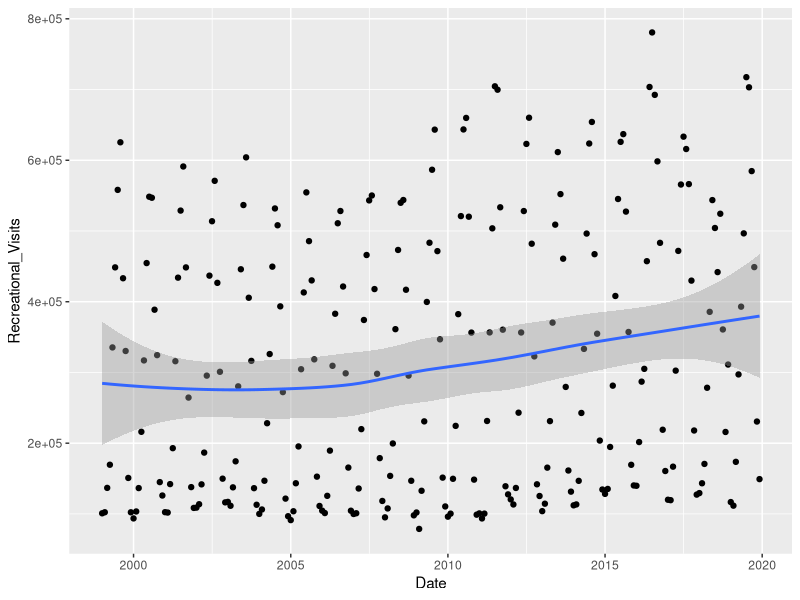
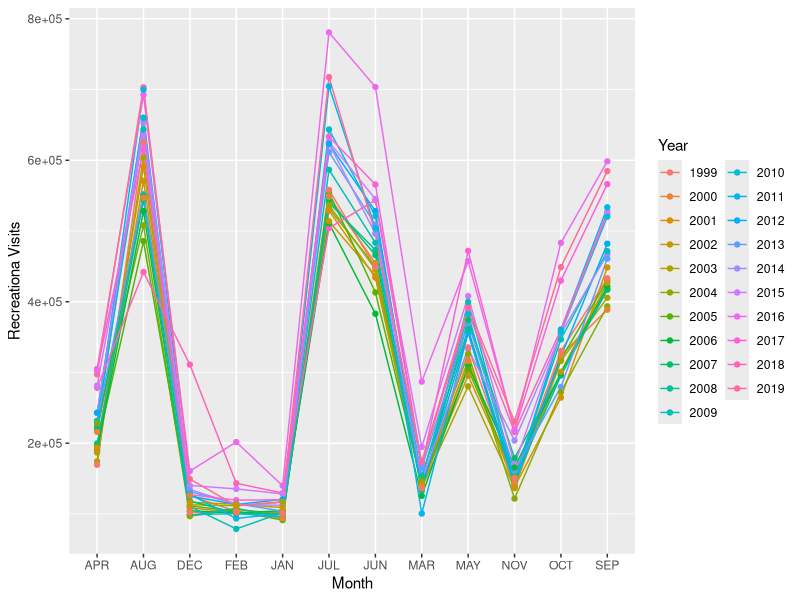

R code for these plots, in order:
## ---- chunk 1
knitr::opts_chunk$set(echo = TRUE)
## ---- chunk 2

#Load the data
View(Visitation_by_Month)
library(readr)
Visitation_by_Month <- read_csv("Visitation by Month.csv")
getwd()
## ---- chunk 3
#Pivot Longer to create a tidy dataset
library(tidyverse)

# Gather nutrient data into one column using pivot_longer
Visitation_by_month_gathered <- Visitation_by_Month %>%
  pivot_longer(JAN:DEC, names_to = "Month", values_to = "Recreational_Visits")

#Create a date column

library(lubridate)
paste(Visitation_by_month_gathered$Year,Visitation_by_month_gathered$Month, sep="-")
paste(Visitation_by_month_gathered$Year, Visitation_by_month_gathered$Month, "1", sep="-")

Visitation_by_month_gathered$Date <- ymd( paste(Visitation_by_month_gathered$Year, Visitation_by_month_gathered$Month, "1", sep="-") )
head(Visitation_by_month_gathered)

Visitation_by_month_gathered <- filter(Visitation_by_month_gathered, Year > 1998 & Year < 2020 )

## ---- chunk 4

library(ggplot2)
head(Visitation_by_month_gathered)
summary(Visitation_by_month_gathered$Recreational_Visits)

Visitation_by_month_plot <- ggplot(Visitation_by_month_gathered, aes(x = Date, y = Recreational_Visits)) +
  geom_point()+
  geom_smooth()
print(Visitation_by_month_plot)

visitatation_by_month_plot2 <- ggplot(Visitation_by_month_gathered, aes(x = Month, y = Recreational_Visits, label=TRUE, abbr=TRUE, group=factor(Year), color=factor(Year))) +
  geom_line() +
  geom_point() +
  labs(x="Month", colour="Year", y = "Recreationa Visits")
print(visitatation_by_month_plot2)
